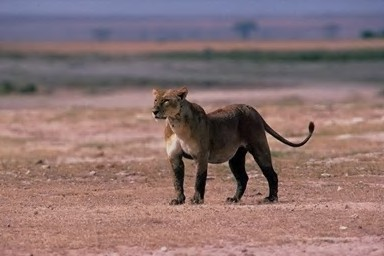
#> input picture 第六次作业/72-2000170351-莫佳鹏/000.jpg, 384 x 256 px
$ python 'FCM分割.py'
#> lines starting #> are read from the running program, lines starting #| are printed output that depends on the picture; after the words box and inside, x2 and y2 are one past the last pixel; in counts of white or black regions, pixels touching at a corner belong together
import cv2
import numpy as np
from sklearn.cluster import KMeans  # 注意: Sklearn没有直接提供Fuzzy C-Means, 但我们可以用KMeans作为简化示例
from sklearn.metrics import pairwise_distances

# 读取图像并转换为灰度
image = cv2.imread('000.jpg', cv2.IMREAD_GRAYSCALE)
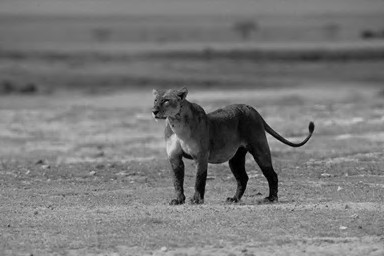
#> image: shape (256, 384); min 0, max 218, mean 121.4
height, width = image.shape
#> height = 256; width = 384

# 将图像数据展平为一维数组，以便输入到聚类算法中
image_flattened = image.reshape(height * width, -1)

# 定义FCM参数，此处以2类别为例（可以根据需要调整）
num_clusters = 2
cmeans = KMeans(n_clusters=num_clusters)  # 使用KMeans作为简化示例

# 应用KMeans聚类
cmeans.fit(image_flattened)

# 获取聚类中心和标签
labels = cmeans.labels_
cluster_centers = cmeans.cluster_centers_

# 将聚类结果映射回原图像尺寸
segmented_image = cluster_centers[labels].reshape(image.shape)

# 显示原图与分割后的图像
cv2.imshow('Original Image', image)
cv2.imshow('Segmented Image', segmented_image.astype(np.uint8))
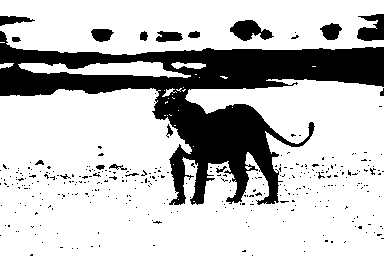
#> window 'Segmented Image': shape (256, 384); values 75 (black) and 136 (white), 75.6% white; 333 black regions (315 under 20 px), largest, box (x1, y1, x2, y2) and area: (0, 31, 384, 205) 20730, (230, 20, 274, 41) 534, (357, 14, 384, 41) 499

cv2.waitKey(0)
cv2.destroyAllWindows()
